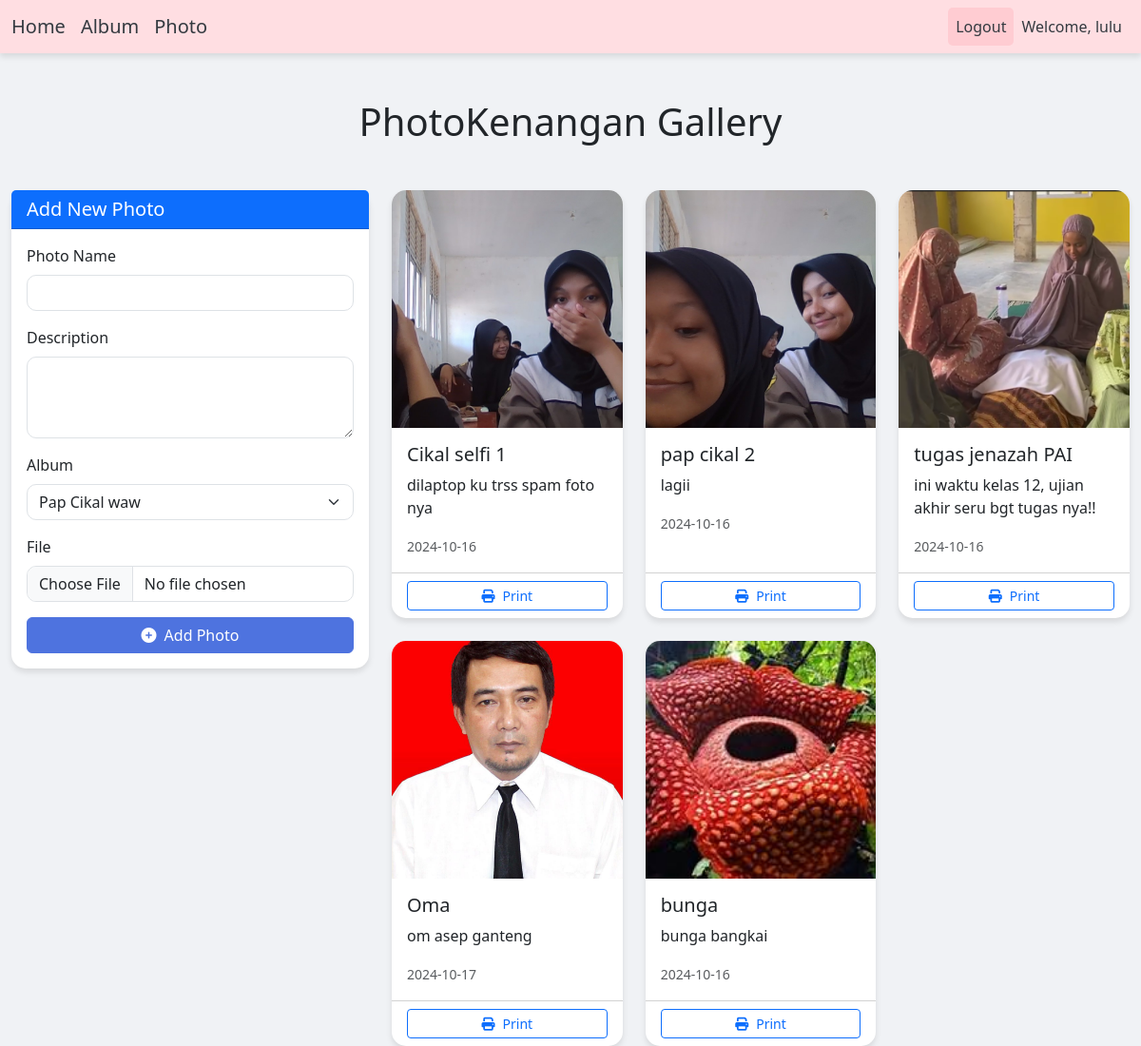
Screenshot of /user/photo.php (signed in) with the database file from the repository.
### tables this page shows
CREATE TABLE `foto` (
  `fotoid` int(11) NOT NULL,
  `judulfoto` varchar(255) NOT NULL,
  `deskripsifoto` text NOT NULL,
  `tanggalunggah` date NOT NULL,
  `lokasifile` varchar(255) NOT NULL,
  `albumid` int(11) NOT NULL,
  `userid` int(11) NOT NULL
);

### user/photo.php (the view, shortened to what this page needs)
<?php
include '../navbar/nav_user.php';
include '../config/connection.php';
?>
<!DOCTYPE html>
<html lang="en">
<head>
    <link href="https://cdnjs.cloudflare.com/ajax/libs/bootstrap/5.3.0/css/bootstrap.min.css" rel="stylesheet">
    <link href="https://cdnjs.cloudflare.com/ajax/libs/font-awesome/6.4.0/css/all.min.css" rel="stylesheet">
</head>
<body>
    <div class="container mt-5">
        <h1 class="text-center mb-5">PhotoKenangan Gallery</h1>
        <div class="row">
            <div class="col-lg-4 mb-4">
                <div class="card">
                    <div class="card-header bg-primary text-white">
                        <h5 class="mb-0">Add New Photo</h5>
                    </div>
                    <div class="card-body">
                        <form action="../config/photo_function_user.php" method="POST" enctype="multipart/form-data">
                            <div class="mb-3">
                                <label for="judulfoto" class="form-label">Photo Name</label>
                                <input type="text" class="form-control" id="judulfoto" name="judulfoto" required>
                            </div>
                            <div class="mb-3">
                                <label for="deskripsifoto" class="form-label">Description</label>
                                <textarea class="form-control" id="deskripsifoto" name="deskripsifoto" rows="3"
                                    required></textarea>
                            </div>
                            <div class="mb-3">
                                <label for="albumid" class="form-label">Album</label>
                                <select class="form-select" id="albumid" name="albumid" required>
                                    <?php
                                    $sql = mysqli_query($conn, "SELECT * FROM album");
                                    while ($row = mysqli_fetch_array($sql)) {
                                        echo "<option value='" . $row['albumid'] . "'>" . $row['namaalbum'] . "</option>";
                                    }
                                    ?>
                                </select>
                            </div>
                            <div class="mb-3">
                                <label for="lokasifile" class="form-label">File</label>
                                <input type="file" class="form-control" id="lokasifile" name="lokasifile" required>
                            </div>
                            <button type="submit" class="btn btn-primary w-100" name="add">
                                <i class="fas fa-plus-circle me-2"></i>Add Photo
                            </button>
                        </form>
                    </div>
                </div>
            </div>
            <div class="col-lg-8">
                <div class="row row-cols-1 row-cols-md-2 row-cols-lg-3 g-4">
                    <?php
                    $userid = $_SESSION['userid'];
                    $sql = mysqli_query($conn, "SELECT * FROM foto WHERE userid = $userid");
                    while ($row = mysqli_fetch_array($sql)) {
                        ?>
                        <div class="col">
                            <div class="card h-100 photo-card">
                                <img src="../assets/img/<?php echo $row['lokasifile'] ?>" class="card-img-top"
                                    alt="<?php echo $row['judulfoto']; ?>">
                                <div class="card-body">
                                    <h5 class="card-title"><?php echo $row['judulfoto']; ?></h5>
                                    <p class="card-text"><?php echo $row['deskripsifoto']; ?></p>
                                    <p class="card-text"><small
                                            class="text-muted"><?php echo $row['tanggalunggah']; ?></small></p>
                                </div>
                                <div class="card-footer bg-transparent">
                                    <a href="../config/function_print.php?fotoid=<?php echo $row['fotoid']; ?>"
                                        target="_blank" class="btn btn-outline-primary btn-sm w-100">
                                        <i class="fas fa-print me-2"></i>Print
                                    </a>
                                </div>
                            </div>
                        </div>
                        <?php
                    }
                    ?>
                </div>
            </div>
        </div>
    </div>
</body>
</html>

### navbar/nav_user.php (style rules this page uses)
body { background-color: #f8f9fa; }

### user/photo.php (style rules this page uses)
body { background-color: #f0f2f5; font-family: 'Segoe UI', Tahoma, Geneva, Verdana, sans-serif; }
.container { max-width: 1200px; }
.card { border: none; border-radius: 15px; box-shadow: 0 4px 6px rgba(0, 0, 0, 0.1); transition: all 0.3s ease; }
.photo-card img { height: 250px; object-fit: cover; border-top-left-radius: 15px; border-top-right-radius: 15px; }
.btn-primary { background-color: #4e73df; border-color: #4e73df; }
.form-control, .form-select { border-radius: 10px; }

### rows the page displays
foto: lokasifile (picture), judulfoto "Cikal selfi 1", deskripsifoto "dilaptop ku trss spam foto nya", tanggalunggah "2024-10-16"
foto: lokasifile (picture), judulfoto "pap cikal 2", deskripsifoto "lagii", tanggalunggah "2024-10-16"
foto: lokasifile (picture), judulfoto "tugas jenazah PAI", deskripsifoto "ini waktu kelas 12, ujian akhir seru bgt tugas nya!!", tanggalunggah "2024-10-16"
foto: lokasifile (picture), judulfoto "Oma", deskripsifoto "om asep ganteng", tanggalunggah "2024-10-17"
foto: lokasifile (picture), judulfoto "bunga", deskripsifoto "bunga bangkai", tanggalunggah "2024-10-16"

### other values shown
$_SESSION['namalengkap'] "lulu"
form field albumid "Pap Cikal waw"
